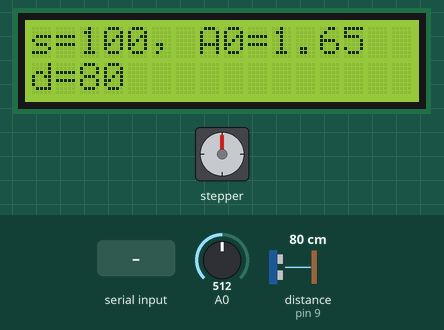
Bench run of a sketch on a simulated Arduino Uno, built with avr-gcc and run on an emulated ATmega328P. Parts: stepper motor, 16×2 character LCD. Wiring (inferred from the names in the program): stepper motor driver (200 steps per turn assumed): step pin 11; direction pin 12; enable pin 13. The test bench sets the inputs (shaded band); at power-on: distance to the obstacle (sensor on pin 9) 80 cm, A0 = 512. The echo pulse lasts 58.3 µs per cm; what the sketch prints to the serial monitor is not drawn.

Above: at 1.2 s.
1.3 s: "90,45\n" received over Serial
At 1.8 s:
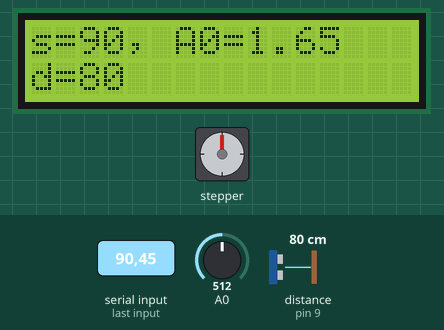
2.8 s: distance to the obstacle (sensor on pin 9) set to 2 cm
At 3.4 s:
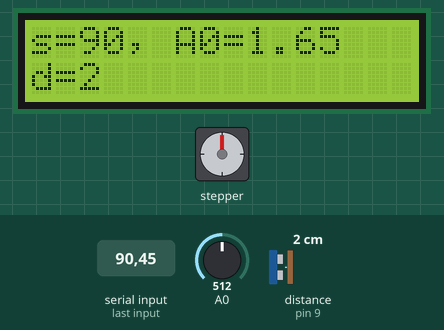
4.4 s: A0 set to 490
At 5.6 s:
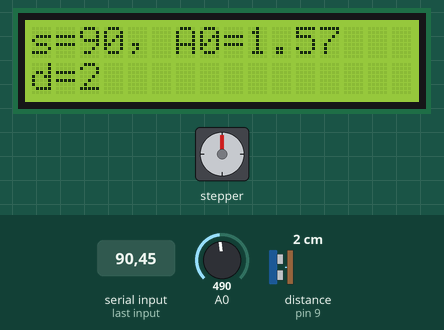
5.9 s: "0\n" received over Serial
At 6.2 s:
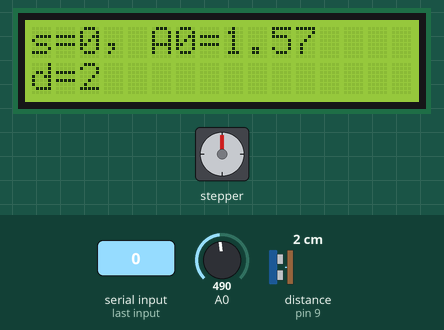
7.4 s: distance to the obstacle (sensor on pin 9) set to 4 cm
At 8.5 s:
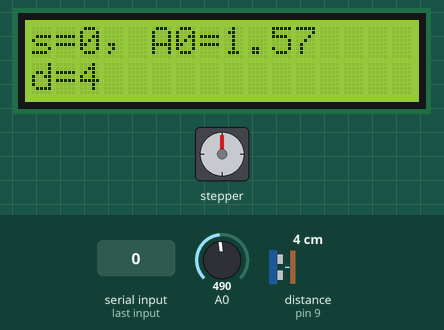
8.9 s: A0 set to 510
At 9.6 s:
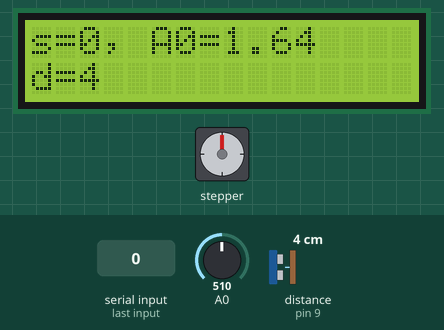
Timing chart, 0 to 11.9 s (numbered marks = the images above; inputs shaded):
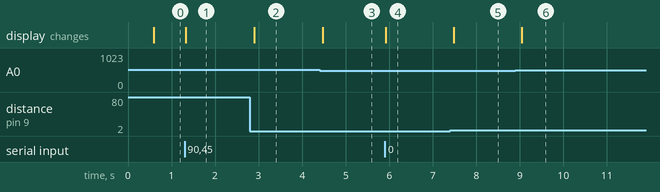

The sketch:

stepper_timer.ino
```cpp
#include <LiquidCrystal_I2C.h>
#include <HCSR04.h>

LiquidCrystal_I2C lcd(0x27, 16, 2);

const int dirPin = 12;
const int stepPin = 11;
const int enablePin = 13;
int trig = 10;
int echo = 9;

HCSR04 hc(trig, echo);

typedef void (*callback_function)(void);

#define NUM_CALLBACKFUNCTIONS 5
callback_function callback_functions[NUM_CALLBACKFUNCTIONS];

int interruptInterval = 1; // 1 millisecond interval


int stepper_speed = 100;
int step_intervals = 1;
unsigned long long stepper_prev_timer = 0;
void set_stepper_speed(int speed)
{
  if (speed>100 || speed < -100) return;
  if (speed < 0) digitalWrite(dirPin, LOW); else digitalWrite(dirPin, HIGH);
  stepper_speed = abs(speed);
  step_intervals = -stepper_speed/100.0 * 10.0 + 10 + 1;
}

int step_value = HIGH;
void stepper_callback(void)
{
  if (stepper_speed == 0) {
    digitalWrite(enablePin, LOW);
    return;
  }
  digitalWrite(enablePin, HIGH);
  unsigned long long cur = millis();
  if (stepper_prev_timer+step_intervals > cur) return;
  stepper_prev_timer = cur;
  step_value = step_value == HIGH ? LOW : HIGH;
  digitalWrite(stepPin, step_value);
}

double analog_voltage = 0;
void analog_read_callback()
{
  int value = 0;
  for (int i=0;i<10;i++) {
    value += analogRead(A0);
  }
  value /= 10;
  analog_voltage = (double)value /1024.0 * 3.3;
}

void setup_timer() {
  cli();
  TCCR1A = 0;
  TCCR1B = 0;
  TCCR1B |= (1 << WGM12);
  TCCR1B |= (1 << CS11) | (1 << CS10);
  set_stepper_speed(100);
  TIMSK1 |= (1 << OCIE1A);
  OCR1A = 250; // (16 MHz / (64 * 1000 Hz)) - 1
  sei();
}

ISR(TIMER1_COMPA_vect) {
  for (int i=0;i<NUM_CALLBACKFUNCTIONS;i++)
    if (callback_functions[i]) callback_functions[i]();
}

void setup()
{
  lcd.init();
  lcd.backlight();
  pinMode(trig, OUTPUT);
  pinMode(enablePin, OUTPUT);
  digitalWrite(enablePin, LOW);
  pinMode(echo, INPUT);
  pinMode(dirPin, OUTPUT);
  pinMode(stepPin, OUTPUT);
  callback_functions[0] = stepper_callback;
  setup_timer();
  Serial.begin(115200);
  analogReference(EXTERNAL);
}

int read_serial(char *buffer, int size)
{
  int valid = 0;
  int n = 0;
  unsigned long long start = millis();
  while (n<size-1) {
    while (!Serial.available()) if (millis() - start > 500) return n;
    char ch = Serial.read();
    if ((ch=='\r' || ch =='\n') && !valid) continue;
    else if ((ch=='\r' || ch=='\n') && valid) break;
    valid = 1;
    buffer[n++]=ch;
  }
  buffer[n]='\0';
  return n;
}

void loop()
{
  char command[10];
  int n = read_serial(command, 10);
  if (n) {
    Serial.println(command);
    set_stepper_speed(atoi(command));
  }
  analog_read_callback();
  lcd.setCursor(0,0);
  lcd.clear();
  char buffer[16];
  snprintf(buffer, 16, "s=%d, A0=%d.%d", stepper_speed, (int)analog_voltage, (int)((analog_voltage-(int)analog_voltage)*100));
  lcd.print(buffer);
  snprintf(buffer, 16, "d=%d", (int)hc.dist());
  lcd.setCursor(0,1);
  lcd.print(buffer);
}
```

Measured:
- after the input at 1.3 s, the display: changes at once (image 1)
- after the input at 2.8 s, the display: changes after 0.11 s (image 2)
- after the input at 4.4 s, the display: changes after 0.07 s (image 3)
- after the input at 5.9 s, the display: changes at once (image 4)
- after the input at 7.4 s, the display: changes after 0.08 s (image 5)
- after the input at 8.9 s, the display: changes after 0.15 s (image 6)
